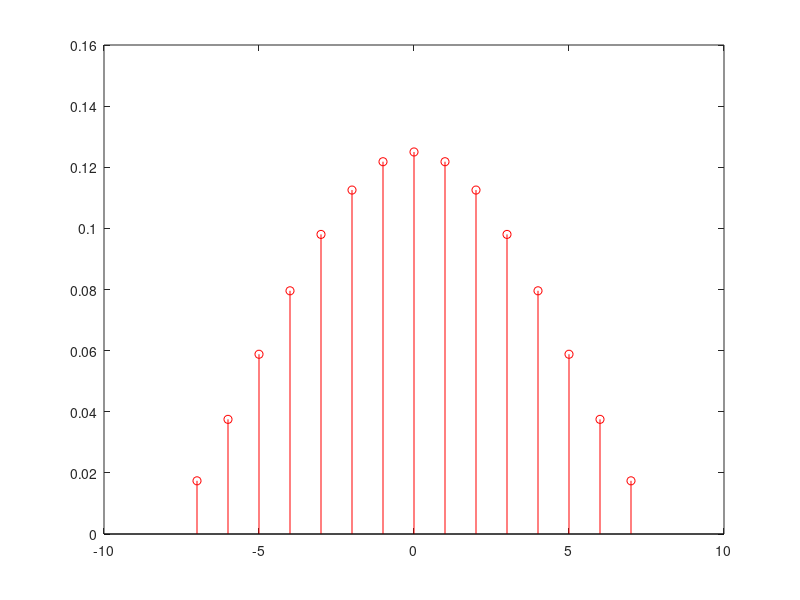

MATLAB code for this plot:
                                                                                                           %	Korzystając z metody okien zaprojektuj dolnoprzepustowy filtr FIR o całkowitej długości odpowiedzi impulsowej 2*N+1=15 i częstotliwości granicznej omega_g=pi/9, przyjmij okno prostokątne, podaj sumę pierwszych 7 próbek uzyskanej odpowiedzi.
clc; 
clear all; 
close all;
 %suma ilu
 s=7;
wgd = pi/8;
% wgg = pi/8;
L=15;
N=(L-1)/2;
 
%dolnoprzepustowy
for n=-N:N 
    if n==0
        hlp(n+N+1)=wgd/pi;
    else
        hlp(n+N+1)=(sin(wgd*n))/(pi*n);
    end
end
% % w razie gdyby był górnoprzepustowy
% % górnoprzepustowy
% for n=-N:N
%     if n==0
%       hgp(n+N+1)=1-wgg/pi;
%     else
%       hgp(n+N+1)=-(sin(wgg*n))/(pi*n);
%     end
% end
 
%filtr dolnoprzepustowy
%okno prostokatne
figure(1)
w=1;                        %W razie inneg okna, zmienić w na 
                            %w=hamming(2*N+1), albo wb=blackman(2*N+1), 
                            %w=hanning(2*N+1), 
hLPprost=w.*hlp;
stem(-N:N,hLPprost,'r')
wynik=sum(hlp(1:s))
